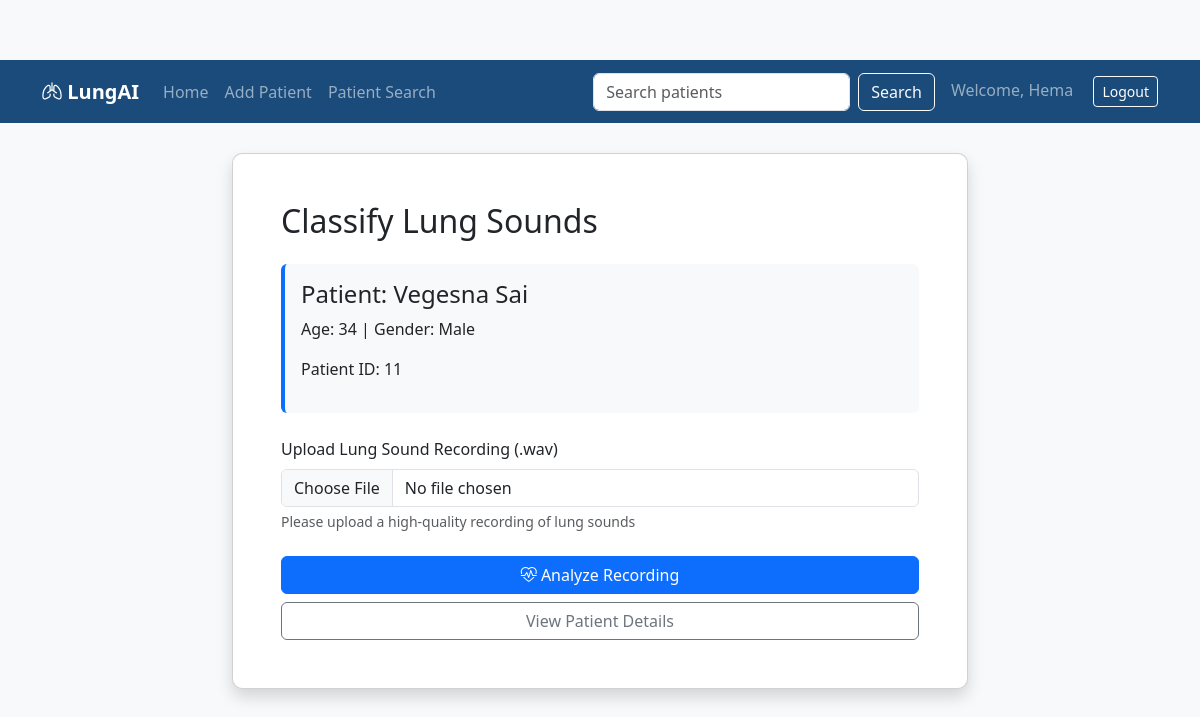
The app's page /classify/11 (signed in) with its own data.
### app.py (models this page shows)
class Patient(db.Model):
    id = db.Column(db.Integer, primary_key=True)
    first_name = db.Column(db.String(50), nullable=False)
    last_name = db.Column(db.String(50), nullable=False)
    age = db.Column(db.Integer, nullable=False)
    gender = db.Column(db.String(10), nullable=False)
    phone = db.Column(db.String(20), nullable=False)
    photo = db.Column(db.String(200))
    registration_date = db.Column(db.DateTime, default=datetime.utcnow)
    doctor_id = db.Column(db.Integer, db.ForeignKey('doctor.id'), nullable=False)
    recordings = db.relationship('Recording', backref='patient', lazy=True)

### app.py (the view, shortened to what this page needs)
@app.route('/classify/<int:patient_id>', methods=['GET', 'POST'])
def classify(patient_id):
    if 'user' not in session:
        return redirect(url_for('login'))
    patient = Patient.query.get_or_404(patient_id)
    return render_template('classify.html', patient=patient)

### app.py (called while the page is built)
@app.context_processor
def utility_processor():
    def file_exists(path):
        return os.path.exists(os.path.join(app.config['UPLOAD_FOLDER'], path))
    return dict(file_exists=file_exists)

### templates/classify.html
{% extends 'base.html' %}
{% block content %}
<div class="row justify-content-center">
    <div class="col-md-8">
        <div class="card shadow">
            <div class="card-body p-5">
                <h2 class="mb-4">Classify Lung Sounds</h2>
                <div class="patient-info mb-4 p-3 bg-light rounded">
                    <h4>Patient: {{ patient.first_name }} {{ patient.last_name }}</h4>
                    <p>Age: {{ patient.age }} | Gender: {{ patient.gender }}</p>
                    <p>Patient ID: {{ patient.id }}</p>
                </div>
                <form method="POST" action="{{ url_for('classify', patient_id=patient.id) }}" enctype="multipart/form-data">
                    <div class="mb-4">
                        <label for="audio" class="form-label">Upload Lung Sound Recording (.wav)</label>
                        <input class="form-control" type="file" id="audio" name="audio" accept=".wav" required>
                        <div class="form-text">Please upload a high-quality recording of lung sounds</div>
                    </div>
                    <div class="d-grid gap-2">
                        <button type="submit" class="btn btn-primary">
                            <i class="bi bi-heart-pulse"></i> Analyze Recording
                        </button>
                        <a href="{{ url_for('patient_details', patient_id=patient.id) }}" class="btn btn-outline-secondary">
                            View Patient Details
                        </a>
                    </div>
                </form>
            </div>
        </div>
    </div>
</div>
{% endblock %}

### static/css/styles.css (style rules this page uses)
body { background-color: #f8f9fa; padding-top: 60px; }
.card { border-radius: 10px; }
.patient-info { border-left: 4px solid #0d6efd; }

### records on screen
Patient: first_name "Vegesna", last_name "Sai", age "34", gender "Male", id "11"

### other values on screen
{{ session['user'] }} "Hema"
